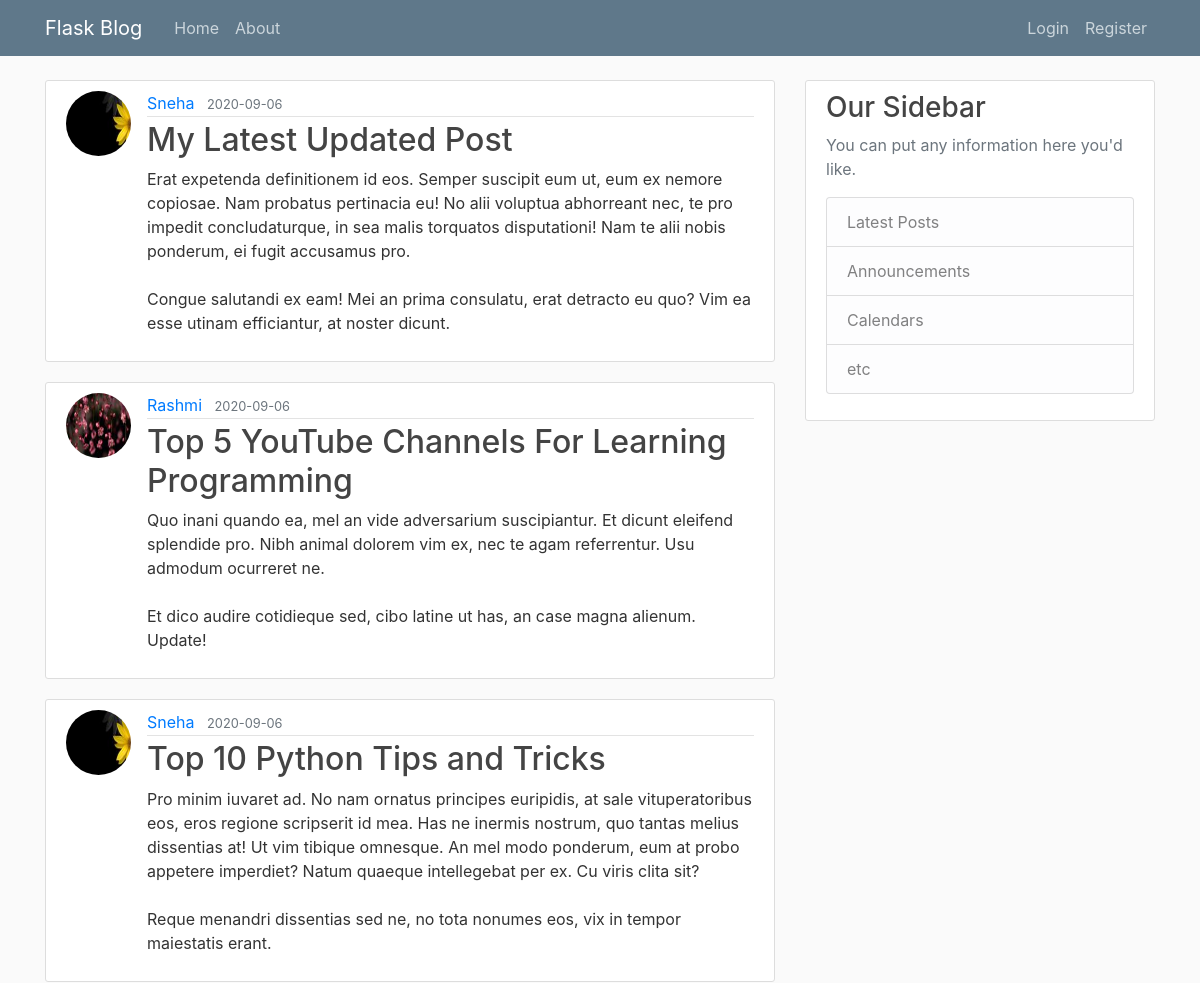
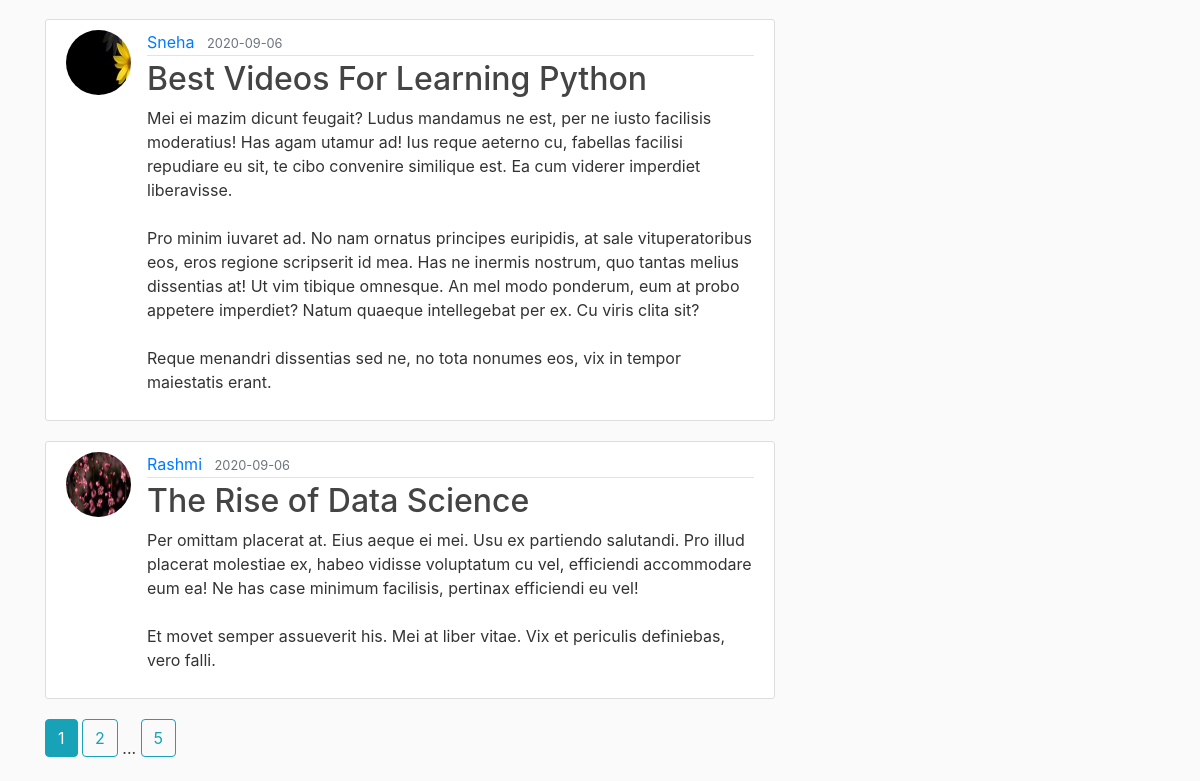
The page /home on the database its author committed (2 pictures, top to bottom).
### flaskblog/models.py (models this page shows, shortened)
class Post(db.Model):
    id = db.Column(db.Integer, primary_key=True)
    title = db.Column(db.String(100), nullable=False)
    date_posted = db.Column(db.DateTime, nullable=False, default=datetime.utcnow)
    content = db.Column(db.Text, nullable=False)
    user_id = db.Column(db.Integer, db.ForeignKey('user.id'), nullable=False)

class User(db.Model,UserMixin):
    id = db.Column(db.Integer,primary_key = True)
    username = db.Column(db.String(20), unique=True, nullable=False)
    email = db.Column(db.String(120), unique=True, nullable=False)
    image_file = db.Column(db.String(20), nullable=False, default='default.jpg') #will use a hashing technique that converts the image uri to a 20 characters long string
    password = db.Column(db.String(60),nullable=False) #will use a hashing technique that converts the password to a 60 characters long string
    posts = db.relationship('Post', backref='author',lazy=True)

### flaskblog/main/routes.py (the view)
@main.route("/")
@main.route("/home")
def home():
    page = request.args.get('page', 1, type = int)
    posts = Post.query.order_by(Post.date_posted.desc()).paginate(page = page, per_page = 5) #creating a pagination object
    return render_template("home.html", posts = posts)

### flaskblog/templates/home.html
{% extends "layout.html" %}
{% block content %}
    {% for post in posts.items %}
        <article class="media content-section">
            <img class = "rounded-circle article-img" src = "{{url_for('static', filename='user_profile_pics/' + post.author.image_file)}}">
            <div class="media-body">
                <div class="article-metadata">
                    <a class="mr-2" href="{{url_for('users.user_posts', username = post.author.username)}}">{{ post.author.username }}</a>
                    <small class="text-muted">{{ post.date_posted.strftime('%Y-%m-%d') }}</small>
                </div>
                <h2><a class="article-title" href="{{url_for('posts.display_post', post_id=post.id)}}">{{ post.title }}</a></h2>
                <p class="article-content">{{ post.content }}</p>
            </div>
        </article>
    {% endfor %}
    {% for page_num in posts.iter_pages(left_edge = 1, right_edge = 1, left_current = 1, right_current = 2) %}
        {% if page_num %}
            {% if posts.page==page_num %}
                <a class = "btn btn-info mb-4" href="{{url_for('main.home', page = page_num)}}">{{page_num}}</a>
            {%else%}
            <a class = "btn btn-outline-info mb-4" href="{{url_for('main.home', page = page_num)}}">{{page_num}}</a>
            {%endif%}
        {% else %}
            ...
        {% endif %}
    {% endfor %}
{% endblock content %}

### flaskblog/static/main.css (style rules this page uses)
body { background: #fafafa; color: #333333; margin-top: 5rem; }
h1, h2, h3, h4, h5, h6 { color: #444444; }
.content-section { background: #ffffff; padding: 10px 20px; border: 1px solid #dddddd; border-radius: 3px; margin-bottom: 20px; }
.article-title { color: #444444; }
.article-content { white-space: pre-line; }
.article-img { height: 65px; width: 65px; margin-right: 16px; }
.article-metadata { padding-bottom: 1px; margin-bottom: 4px; border-bottom: 1px solid #e3e3e3 }

### rows shown on the page
Post: image_file (picture), author.username "Sneha", date_posted "2020-09-06", title "My Latest Updated Post", content "Erat expetenda definitionem id eos. Semper suscipit eum ut, eum ex nemore copiosae. Nam probatus pertinacia eu! No alii voluptua abhorreant nec, te pro impedit concludaturque, in sea malis torquatos disputationi! Nam te alii nobis ponderum, ei fugit accusamus pro. Congue salutandi ex eam! Mei an prima consulatu, erat detracto eu quo? Vim ea esse utinam efficiantur, at noster dicunt."
Post: image_file (picture), author.username "Rashmi", date_posted "2020-09-06", title "Top 5 YouTube Channels For Learning Programming", content "Quo inani quando ea, mel an vide adversarium suscipiantur. Et dicunt eleifend splendide pro. Nibh animal dolorem vim ex, nec te agam referrentur. Usu admodum ocurreret ne. Et dico audire cotidieque sed, cibo latine ut has, an case magna alienum. Update!"
Post: image_file (picture), author.username "Sneha", date_posted "2020-09-06", title "Top 10 Python Tips and Tricks", content "Pro minim iuvaret ad. No nam ornatus principes euripidis, at sale vituperatoribus eos, eros regione scripserit id mea. Has ne inermis nostrum, quo tantas melius dissentias at! Ut vim tibique omnesque. An mel modo ponderum, eum at probo appetere imperdiet? Natum quaeque intellegebat per ex. Cu viris clita sit? Reque menandri dissentias sed ne, no tota nonumes eos, vix in tempor maiestatis erant."
Post: image_file (picture), author.username "Sneha", date_posted "2020-09-06", title "Best Videos For Learning Python", content "Mei ei mazim dicunt feugait? Ludus mandamus ne est, per ne iusto facilisis moderatius! Has agam utamur ad! Ius reque aeterno cu, fabellas facilisi repudiare eu sit, te cibo convenire similique est. Ea cum viderer imperdiet liberavisse. Pro minim iuvaret ad. No nam ornatus principes euripidis, at sale vituperatoribus eos, eros regione scripserit id mea. Has ne inermis nostrum, quo tantas melius dissentias at! Ut vim tibique omnesque. An mel modo ponderum, eum at probo appetere imperdiet? Natum quaeque intellegebat per ex. Cu viris clita sit? Reque menandri dissentias sed ne, no tota nonumes eos, vix in tempor maiestatis erant."
Post: image_file (picture), author.username "Rashmi", date_posted "2020-09-06", title "The Rise of Data Science", content "Per omittam placerat at. Eius aeque ei mei. Usu ex partiendo salutandi. Pro illud placerat molestiae ex, habeo vidisse voluptatum cu vel, efficiendi accommodare eum ea! Ne has case minimum facilisis, pertinax efficiendi eu vel! Et movet semper assueverit his. Mei at liber vitae. Vix et periculis definiebas, vero falli."

### other values the page prints
{{ page_num }} "1"
{{ page_num }} "2" "5"
